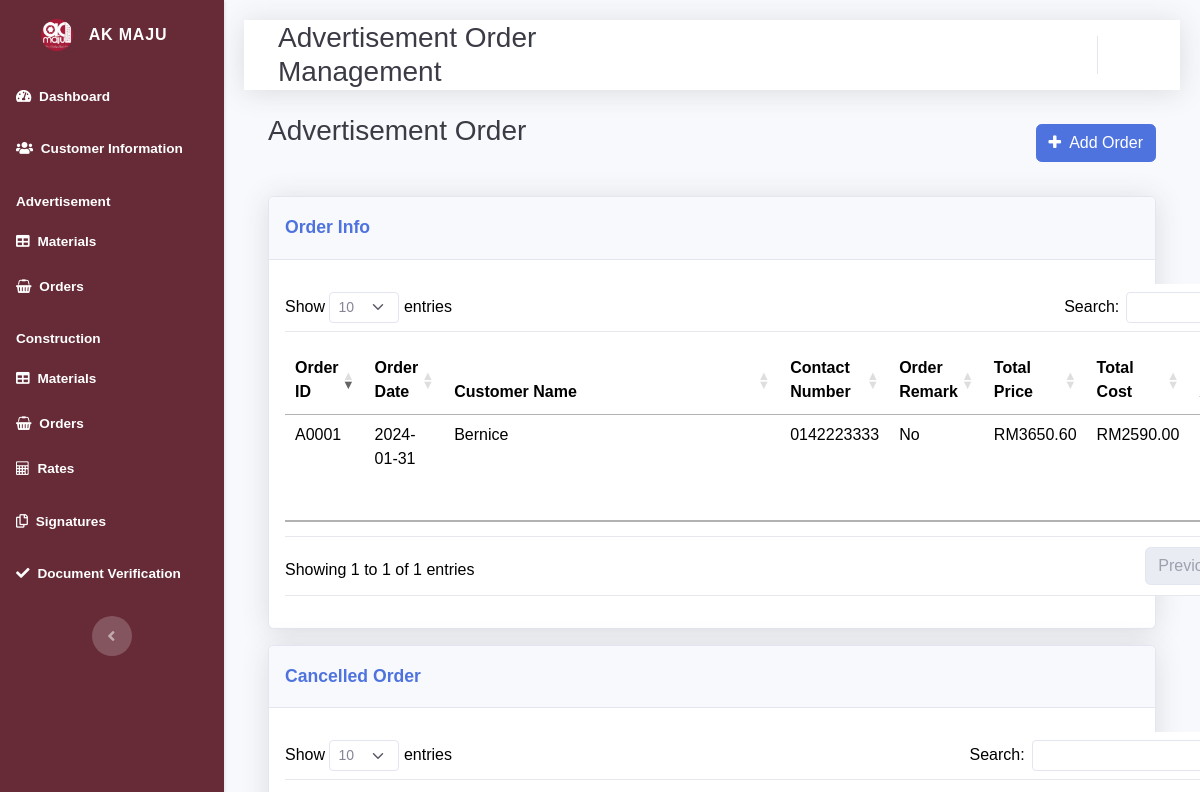
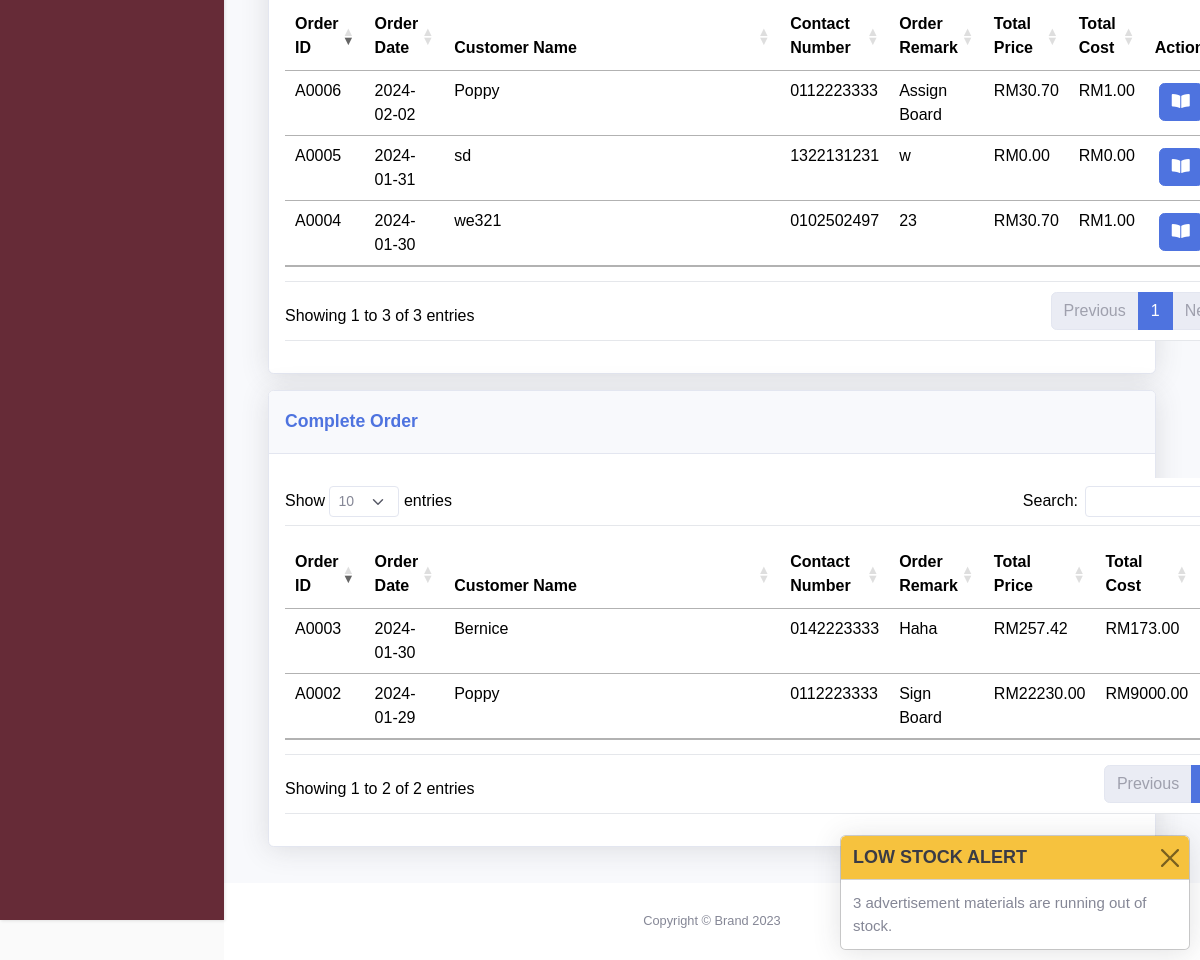
The page /AKMaju/AOrder.php (signed in) on the database its author committed (2 pictures, top to bottom).
### tables this page shows
CREATE TABLE `tb_customer` (
  `C_id` varchar(5) NOT NULL,
  `C_name` varchar(70) NOT NULL,
  `C_type` int(11) NOT NULL,
  `C_email` varchar(40) NOT NULL,
  `C_street` varchar(25) NOT NULL,
  `C_city` varchar(20) NOT NULL,
  `C_postcode` int(5) NOT NULL,
  `C_state` varchar(20) NOT NULL
);

CREATE TABLE `tb_advertisement_order` (
  `O_id` varchar(6) NOT NULL,
  `O_date` date NOT NULL,
  `O_remark` varchar(100) NOT NULL,
  `O_totalCost` decimal(8,2) NOT NULL,
  `O_totalPrice` decimal(8,2) NOT NULL,
  `C_id` varchar(5) NOT NULL,
  `O_TOP` int(11) NOT NULL,
  `AO_deliveryStatus` int(11) NOT NULL,
  `AO_paymentStatus` int(11) NOT NULL,
  `AO_invoiceStatus` int(11) NOT NULL,
  `O_quotationStatus` int(11) NOT NULL,
  `AO_deposit` decimal(10,0) NOT NULL,
  `AO_payMethod` int(11) NOT NULL,
  `AO_payDate` date DEFAULT NULL,
  `O_status` int(11) NOT NULL
);

CREATE TABLE `tb_customer_phone` (
  `C_id` varchar(5) NOT NULL,
  `C_phone` varchar(15) NOT NULL
);

### AKMaju/AOrder.php (the view, shortened to what this page needs)
<?php
include ('mysession.php');
$sql = "SELECT *
        FROM tb_customer
        LEFT JOIN tb_advertisement_order ON tb_customer.C_id = tb_advertisement_order.C_id
        LEFT JOIN tb_customer_phone ON tb_customer.C_id = tb_customer_phone.C_id
        WHERE tb_advertisement_order.O_status = 2";
$result = mysqli_query($con,$sql);
$sql5 = "SELECT *
        FROM tb_customer
        LEFT JOIN tb_advertisement_order ON tb_customer.C_id = tb_advertisement_order.C_id
        LEFT JOIN tb_customer_phone ON tb_customer.C_id = tb_customer_phone.C_id
        WHERE tb_advertisement_order.O_status = 3";
$result5 = mysqli_query($con,$sql5);
$sql6 = "SELECT *
        FROM tb_customer
        LEFT JOIN tb_advertisement_order ON tb_customer.C_id = tb_advertisement_order.C_id
        LEFT JOIN tb_customer_phone ON tb_customer.C_id = tb_customer_phone.C_id
        WHERE tb_advertisement_order.O_status = 1";
$result6 = mysqli_query($con,$sql6);
$fid = $_GET['id'];
$sqls="SELECT *FROM tb_user
        WHERE U_id='$fid'";
$result3 = mysqli_query($con,$sqls);
$rows=mysqli_fetch_array($result3);
include('datableheader.php')
?>
<!DOCTYPE html>
<html data-bs-theme="light" lang="en" data-bss-forced-theme="light">
<head>
    <link rel="stylesheet" href="assets/bootstrap/css/bootstrap.min.css">
    <link rel="stylesheet" href="assets/fonts/fontawesome-all.min.css">
    <link rel="stylesheet" href="assets/css/bootstrap.min.css">
    <link rel="stylesheet" href="assets/fonts/material-icons.min.css">
    <link rel="stylesheet" href="assets/fonts/font-awesome.min.css">
    <link rel="stylesheet" href="assets/css/sidebar-style4.css">
</head>
<body id="page-top">
    <div id="wrapper">
        <?php include ('navbar.php');?>
        <div class="d-flex flex-column" id="content-wrapper">
            <div id="content">
                <nav class="navbar navbar-expand bg-white shadow mb-4 topbar static-top navbar-light">
                    <div class="container-fluid"><button class="btn btn-link d-md-none rounded-circle me-3" id="sidebarToggleTop" type="button"><i class="fas fa-bars"></i></button>
                        <h3 class="text-dark mb-0">Advertisement Order Management</h3>
                        <ul class="navbar-nav flex-nowrap ms-auto">
                            <li class="nav-item dropdown no-arrow">
                                <?php echo"<div class='nav-item dropdown no-arrow'><a class='dropdown-toggle nav-link' aria-expanded='false' data-bs-toggle='dropdown' href='#''><span class='d-none d-lg-inline me-2 text-gray-600 small'>".$rows['U_id']."<br>".$rows['U_name']."</span></a>" ?>
                                </div>
                            </li>
                        </ul>
                    </div>
                </nav>
                <div class="container-fluid">
                    <div class="d-sm-flex justify-content-between align-items-center mb-4">
                        <h3 class="text-dark mb-4">Advertisement Order</h3>
                        <?php
                            echo"<a href='AddAOrder.php?id=".$rows['U_id']."' class='btn btn-primary' role='button' style='text-align: center;'>";
                            echo"<i class='fa fa-plus' style='position: sticky;'></i>&nbsp; Add Order";
                            echo"</a>";
                        ?>
                    </div>
                    <div class="card shadow mb-3">
                        <div class="card-header py-3">
                            <p class="text-primary m-0 fw-bold">Order Info</p>
                        </div>
                        <div class="card-body">
                            <div class="table-responsive table mt-2" role="grid" aria-describedby="dataTable_info">
                                <table class="table my-0 table-responsive table mt-2" id="dataTable2">
                                    <thead>
                                        <tr>
                                            <th>Order ID</th>
                                            <th>Order Date</th>
                                            <th style="min-width: 300px;">Customer Name</th>
                                            <th>Contact Number</th>
                                            <th>Order Remark</th>
                                            <th>Total Price</th>
                                            <th>Total Cost</th>
                                            <th style="min-width: 100px;">Action</th>
                                        </tr>
                                    </thead>
                                    <tbody>
                                        <?php
                                        while($row = mysqli_fetch_array($result)) {
                                            echo "<tr>";
                                                echo "<td class='o_id'>".$row['O_id']."</td>";
                                                echo "<td>".$row['O_date']."</td>";
                                                echo "<td>".$row['C_name']."</td>";
                                                echo "<td>".$row['C_phone']."</td>";
                                                echo "<td>".$row['O_remark']."</td>";
                                                echo "<td>RM".$row['O_totalPrice']."</td>";
                                                echo "<td>RM".$row['O_totalCost']."</td>";
                                                echo "<td>";
                                                echo "</td>";
                                            echo "</tr>";
                                        }
                                        ?>
                                    </tbody>
                                </table>
                            </div>
                        </div>
                    </div>
                    <div class="card shadow mb-3">
                        <div class="card-header py-3">
                            <p class="text-primary m-0 fw-bold">Cancelled Order</p>
                        </div>
                        <div class="card-body">
                            <div class="table-responsive table mt-2" role="grid" aria-describedby="dataTable_info">
                                <table class="table my-0 table-responsive table mt-2" id="dataTable3">
                                    <thead>
                                        <tr>
                                            <th>Order ID</th>
                                            <th>Order Date</th>
                                            <th style="min-width: 300px;">Customer Name</th>
                                            <th>Contact Number</th>
                                            <th>Order Remark</th>
                                            <th>Total Price</th>
                                            <th>Total Cost</th>
                                            <th>Action</th>
                                        </tr>
                                    </thead>
                                    <tbody>
                                        <?php
                                        while($row5 = mysqli_fetch_array($result5)) {
                                            echo "<tr>";
                                                echo "<td class='o_id'>".$row5['O_id']."</td>";
                                                echo "<td>".$row5['O_date']."</td>";
                                                echo "<td>".$row5['C_name']."</td>";
                                                echo "<td>".$row5['C_phone']."</td>";
                                                echo "<td>".$row5['O_remark']."</td>";
                                                echo "<td>RM".$row5['O_totalPrice']."</td>";
                                                echo "<td>RM".$row5['O_totalCost']."</td>";
                                                echo "<td>";
                                                    echo "<span>";
                                                        echo "<div>";
                                                            echo "<a href='AOrderDetails.php?id=".$rows['U_id']."&o_id=".$row5['O_id']."' class='btn btn-primary m-1' role='button'>";
                                                            echo"<i class='fas fa-book-open'></i>";
                                                            echo"</a>";
                                                        echo "</div>";
                                                    echo "</span>";
                                                echo "</td>";
                                            echo "</tr>";
                                        }
                                        ?>
                                    </tbody>
                                </table>
                            </div>
                        </div>
                    </div>
                    <div class="card shadow mb-3">
                        <div class="card-header py-3">
                            <p class="text-primary m-0 fw-bold">Complete Order</p>
                        </div>
                        <div class="card-body">
                            <div class="table-responsive table mt-2" role="grid" aria-describedby="dataTable_info">
                                <table class="table my-0 table-responsive table mt-2" id="dataTable4">
                                    <thead>
                                        <tr>
                                            <th>Order ID</th>
                                            <th>Order Date</th>
                                            <th style="min-width: 300px;">Customer Name</th>
                                            <th>Contact Number</th>
                                            <th>Order Remark</th>
                                            <th>Total Price</th>
                                            <th>Total Cost</th>
                                        </tr>
                                    </thead>
                                    <tbody>
                                        <?php
                                        while($row6 = mysqli_fetch_array($result6)) {
                                            echo "<tr>";
                                                echo "<td class='o_id'>".$row6['O_id']."</td>";
                                                echo "<td>".$row6['O_date']."</td>";
                                                echo "<td>".$row6['C_name']."</td>";
                                                echo "<td>".$row6['C_phone']."</td>";
                                                echo "<td>".$row6['O_remark']."</td>";
                                                echo "<td>RM".$row6['O_totalPrice']."</td>";
                                                echo "<td>RM".$row6['O_totalCost']."</td>";
                                            echo "</tr>";
                                        }
                                        ?>
                                    </tbody>
                                </table>
                            </div>
                        </div>
                    </div>
                </div>
            </div>
            <footer class="bg-white sticky-footer">
                <div class="container my-auto">
                    <div class="text-center my-auto copyright"><span>Copyright © Brand 2023</span></div>
                </div>
            </footer>
        </div><a class="d-inline border rounded scroll-to-top" href="#page-top"><i class="fas fa-angle-up"></i></a>
    </div>
<script src='https://cdn.tailwindcss.com/3.2.4'></script>
</body>
</html>

### rows shown on the page
tb_customer: tb_advertisement_order.O_id "A0001", tb_advertisement_order.O_date "2024-01-31", C_name "Bernice", tb_customer_phone.C_phone "0142223333", tb_advertisement_order.O_remark "No", tb_advertisement_order.O_totalPrice "3650.60", tb_advertisement_order.O_totalCost "2590.00", tb_advertisement_order.O_id "A0003", tb_advertisement_order.O_date "2024-01-30", tb_advertisement_order.O_remark "Haha", tb_advertisement_order.O_totalPrice "257.42", tb_advertisement_order.O_totalCost "173.00"
tb_customer: tb_advertisement_order.O_id "A0004", tb_advertisement_order.O_date "2024-01-30", C_name "we321", tb_customer_phone.C_phone "0102502497", tb_advertisement_order.O_remark "23", tb_advertisement_order.O_totalPrice "30.70", tb_advertisement_order.O_totalCost "1.00"
tb_customer: tb_advertisement_order.O_id "A0005", tb_advertisement_order.O_date "2024-01-31", C_name "sd", tb_customer_phone.C_phone "1322131231", tb_advertisement_order.O_remark "w", tb_advertisement_order.O_totalPrice "0.00", tb_advertisement_order.O_totalCost "0.00"
tb_customer: tb_advertisement_order.O_id "A0006", tb_advertisement_order.O_date "2024-02-02", C_name "Poppy", tb_customer_phone.C_phone "0112223333", tb_advertisement_order.O_remark "Assign Board", tb_advertisement_order.O_totalPrice "30.70", tb_advertisement_order.O_totalCost "1.00", tb_advertisement_order.O_id "A0002", tb_advertisement_order.O_date "2024-01-29", tb_advertisement_order.O_remark "Sign Board", tb_advertisement_order.O_totalPrice "22230.00", tb_advertisement_order.O_totalCost "9000.00"

### other values the page prints
$message "3 advertisement materials are running out of stock."
